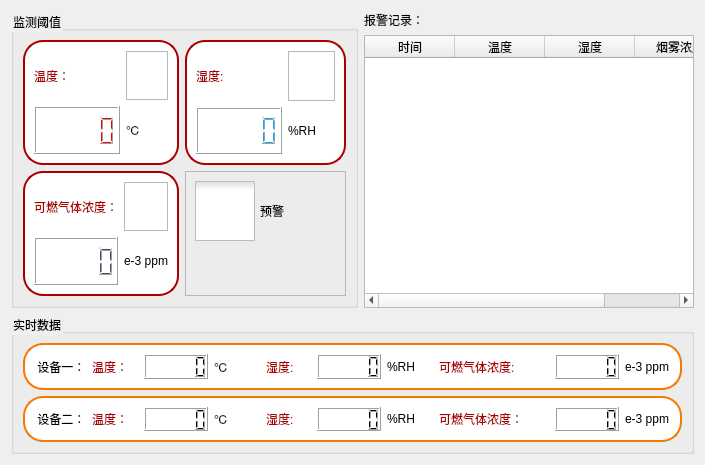
            <widget class="QWidget" name="page_12">
             <layout class="QGridLayout" name="gridLayout_6">
              <item row="0" column="1">
               <widget class="QLabel" name="label_16">
                <property name="sizePolicy">
                 <sizepolicy hsizetype="Preferred" vsizetype="Fixed">
                  <horstretch>0</horstretch>
                  <verstretch>0</verstretch>
                 </sizepolicy>
                </property>
                <property name="text">
                 <string>报警记录：</string>
                </property>
               </widget>
              </item>
              <item row="1" column="1">
               <widget class="QTableWidget" name="tableWidget_2">
                <property name="sizePolicy">
                 <sizepolicy hsizetype="Expanding" vsizetype="Preferred">
                  <horstretch>0</horstretch>
                  <verstretch>0</verstretch>
                 </sizepolicy>
                </property>
                <property name="minimumSize">
                 <size>
                  <width>330</width>
                  <height>0</height>
                 </size>
                </property>
                <attribute name="horizontalHeaderDefaultSectionSize">
                 <number>90</number>
                </attribute>
                <attribute name="horizontalHeaderStretchLastSection">
                 <bool>true</bool>
                </attribute>
                <attribute name="verticalHeaderDefaultSectionSize">
                 <number>25</number>
                </attribute>
                <column>
                 <property name="text">
                  <string>时间</string>
                 </property>
                </column>
                <column>
                 <property name="text">
                  <string>温度</string>
                 </property>
                </column>
                <column>
                 <property name="text">
                  <string>湿度</string>
                 </property>
                </column>
                <column>
                 <property name="text">
                  <string>烟雾浓度</string>
                 </property>
                </column>
               </widget>
              </item>
              <item row="3" column="0" colspan="2">
               <widget class="QGroupBox" name="groupBox">
                <property name="sizePolicy">
                 <sizepolicy hsizetype="Preferred" vsizetype="Preferred">
                  <horstretch>0</horstretch>
                  <verstretch>0</verstretch>
                 </sizepolicy>
                </property>
                <property name="minimumSize">
                 <size>
                  <width>648</width>
                  <height>140</height>
                 </size>
                </property>
                <property name="maximumSize">
                 <size>
                  <width>16777215</width>
                  <height>300</height>
                 </size>
                </property>
                <property name="styleSheet">
                 <string notr="true">font: 16pt &quot;等线&quot;;
color: rgb(0, 0, 0);</string>
                </property>
                <property name="title">
                 <string>实时数据</string>
                </property>
                <layout class="QGridLayout" name="gridLayout_3">
                 <item row="0" column="0">
                  <widget class="QFrame" name="frame_1">
                   <property name="styleSheet">
                    <string notr="true">QFrame#frame_1{
	background-color: rgb(255, 255, 255);
	border:2px solid rgb(245, 121, 0);
    border-radius:20px;
}

QLabel#label_2{	
	font: 12pt &quot;黑体&quot;;
	color: rgb(170, 0, 0);
}
QLabel#label_3{	
	font: 14pt &quot;黑体&quot;;
	color: rgb(0, 0, 0);
	
}
QLabel#label_4{	
	font: 12pt &quot;黑体&quot;;
color: rgb(170, 0, 0);
}
QLabel#label_5{	
	font: 12pt &quot;黑体&quot;;
color: rgb(170, 0, 0);
}
QLabel#label_6{	
	font: 16pt &quot;黑体&quot;;
color: rgb(0, 0, 0);
}
QLabel#label_7{	
	font: 16pt &quot;黑体&quot;;
color: rgb(0, 0, 0);
}
QLabel#label_8{	
	font: 16pt &quot;黑体&quot;;
color: rgb(0, 0, 0);
}</string>
                   </property>
                   <property name="frameShape">
                    <enum>QFrame::StyledPanel</enum>
                   </property>
                   <property name="frameShadow">
                    <enum>QFrame::Raised</enum>
                   </property>
                   <layout class="QHBoxLayout" name="horizontalLayout_5">
                    <item>
                     <widget class="QLabel" name="label_3">
                      <property name="styleSheet">
                       <string notr="true"/>
                      </property>
                      <property name="text">
                       <string> 设备一：</string>
                      </property>
                     </widget>
                    </item>
                    <item>
                     <widget class="QLabel" name="label_2">
                      <property name="text">
                       <string>温度：</string>
                      </property>
                     </widget>
                    </item>
                    <item>
                     <widget class="QLCDNumber" name="lcdNumber_1"/>
                    </item>
                    <item>
                     <widget class="QLabel" name="label_6">
                      <property name="text">
                       <string>℃</string>
                      </property>
                     </widget>
                    </item>
                    <item>
                     <widget class="QLabel" name="label_4">
                      <property name="text">
                       <string>湿度:</string>
                      </property>
                     </widget>
                    </item>
                    <item>
                     <widget class="QLCDNumber" name="lcdNumber_2"/>
                    </item>
                    <item>
                     <widget class="QLabel" name="label_7">
                      <property name="text">
                       <string>%RH</string>
                      </property>
                     </widget>
                    </item>
                    <item>
                     <widget class="QLabel" name="label_5">
                      <property name="minimumSize">
                       <size>
                        <width>110</width>
                        <height>0</height>
                       </size>
                      </property>
                      <property name="text">
                       <string>可燃气体浓度:</string>
                      </property>
                     </widget>
                    </item>
                    <item>
                     <widget class="QLCDNumber" name="lcdNumber_3"/>
                    </item>
                    <item>
                     <widget class="QLabel" name="label_8">
                      <property name="text">
                       <string>e-3 ppm</string>
                      </property>
                     </widget>
                    </item>
                   </layout>
                  </widget>
                 </item>
                 <item row="1" column="0">
                  <widget class="QFrame" name="frame_2">
                   <property name="styleSheet">
                    <string notr="true">QFrame#frame_2{
	
	background-color: rgb(255, 255, 255);
    border:2px solid rgb(245, 121, 0);
    border-radius:20px;
}

QLabel#label_10{	
	font: 12pt &quot;黑体&quot;;
color: rgb(170, 0, 0)
}
QLabel#label_9{	
	font: 14pt &quot;黑体&quot;;
color: rgb(0, 0, 0);
}
QLabel#label_12{	
	font: 12pt &quot;黑体&quot;;
color: rgb(170, 0, 0)
}
QLabel#label_14{	
	font: 12pt &quot;黑体&quot;;
color: rgb(170, 0, 0)
}
QLabel#label_11{	
	font: 16pt &quot;黑体&quot;;
color: rgb(0, 0, 0);
}
QLabel#label_13{	
	font: 16pt &quot;黑体&quot;;
color: rgb(0, 0, 0);
}
QLabel#label_15{	
	font: 16pt &quot;黑体&quot;;
color: rgb(0, 0, 0);
}</string>
                   </property>
                   <property name="frameShape">
                    <enum>QFrame::StyledPanel</enum>
                   </property>
                   <property name="frameShadow">
                    <enum>QFrame::Raised</enum>
                   </property>
                   <layout class="QHBoxLayout" name="horizontalLayout_6">
                    <item>
                     <widget class="QLabel" name="label_9">
                      <property name="styleSheet">
                       <string notr="true"/>
                      </property>
                      <property name="text">
                       <string> 设备二：</string>
                      </property>
                     </widget>
                    </item>
                    <item>
                     <widget class="QLabel" name="label_10">
                      <property name="text">
                       <string>温度：</string>
                      </property>
                     </widget>
                    </item>
                    <item>
                     <widget class="QLCDNumber" name="lcdNumber_4"/>
                    </item>
                    <item>
                     <widget class="QLabel" name="label_11">
                      <property name="text">
                       <string>℃</string>
                      </property>
                     </widget>
                    </item>
                    <item>
                     <widget class="QLabel" name="label_12">
                      <property name="text">
                       <string>湿度:</string>
                      </property>
                     </widget>
                    </item>
                    <item>
                     <widget class="QLCDNumber" name="lcdNumber_5"/>
                    </item>
                    <item>
                     <widget class="QLabel" name="label_13">
                      <property name="text">
                       <string>%RH</string>
                      </property>
                     </widget>
                    </item>
                    <item>
                     <widget class="QLabel" name="label_14">
                      <property name="minimumSize">
                       <size>
                        <width>110</width>
                        <height>0</height>
                       </size>
                      </property>
                      <property name="text">
                       <string>可燃气体浓度：</string>
                      </property>
                     </widget>
                    </item>
                    <item>
                     <widget class="QLCDNumber" name="lcdNumber_6"/>
                    </item>
                    <item>
                     <widget class="QLabel" name="label_15">
                      <property name="text">
                       <string>e-3 ppm</string>
                      </property>
                     </widget>
                    </item>
                   </layout>
                  </widget>
                 </item>
                </layout>
               </widget>
              </item>
              <item row="0" column="0" rowspan="2">
               <widget class="QGroupBox" name="groupBox_2">
                <property name="sizePolicy">
                 <sizepolicy hsizetype="Preferred" vsizetype="Preferred">
                  <horstretch>0</horstretch>
                  <verstretch>0</verstretch>
                 </sizepolicy>
                </property>
                <property name="minimumSize">
                 <size>
                  <width>310</width>
                  <height>250</height>
                 </size>
                </property>
                <property name="maximumSize">
                 <size>
                  <width>9999</width>
                  <height>600</height>
                 </size>
                </property>
                <property name="styleSheet">
                 <string notr="true">QGroupBox{
font: 16pt &quot;等线&quot;;
color: rgb(0, 0, 0);
}
QLabel#label_23{	
	font: 14pt &quot;黑体&quot;;
	color: rgb(170, 0, 0);
}
QLabel#label_24{	
	font: 14pt &quot;黑体&quot;;
	color: rgb(170, 0, 0);
}
QLabel#label_25{	
	font: 14pt &quot;黑体&quot;;
	color: rgb(170, 0, 0);
}
QLabel#label_26{	
	font: 18pt &quot;黑体&quot;;	
color: rgb(0, 0, 0);
}
QLabel#label_27{	
	font: 18pt &quot;黑体&quot;;	
color: rgb(0, 0, 0);
}
QLabel#label_28{	
	font: 18pt &quot;黑体&quot;;	
color: rgb(0, 0, 0);
}
QLCDNumber#lcdNumber_tem{
	color: rgb(235, 0, 0);
}
QLCDNumber#lcdNumber_hum{
	color: rgb(0, 170, 255);
}
QLCDNumber#lcdNumber_smo{
	color: rgb(72, 72, 108);
}</string>
                </property>
                <property name="title">
                 <string>监测阈值</string>
                </property>
                <layout class="QGridLayout" name="gridLayout_5">
                 <item row="0" column="1">
                  <widget class="QFrame" name="frame_4">
                   <property name="sizePolicy">
                    <sizepolicy hsizetype="Expanding" vsizetype="Expanding">
                     <horstretch>0</horstretch>
                     <verstretch>0</verstretch>
                    </sizepolicy>
                   </property>
                   <property name="maximumSize">
                    <size>
                     <width>9999</width>
                     <height>250</height>
                    </size>
                   </property>
                   <property name="baseSize">
                    <size>
                     <width>141</width>
                     <height>100</height>
                    </size>
                   </property>
                   <property name="styleSheet">
                    <string notr="true">QFrame#frame_4{
	background-color: rgb(255, 255, 255);
	border:2px solid rgb(170, 0, 0);
    border-radius:20px;
}</string>
                   </property>
                   <property name="frameShape">
                    <enum>QFrame::StyledPanel</enum>
                   </property>
                   <property name="frameShadow">
                    <enum>QFrame::Raised</enum>
                   </property>
                   <layout class="QGridLayout" name="gridLayout_8">
                    <item row="1" column="0">
                     <widget class="QLCDNumber" name="lcdNumber_hum">
                      <property name="minimumSize">
                       <size>
                        <width>86</width>
                        <height>0</height>
                       </size>
                      </property>
                     </widget>
                    </item>
                    <item row="1" column="1">
                     <widget class="QLabel" name="label_27">
                      <property name="text">
                       <string>%RH</string>
                      </property>
                     </widget>
                    </item>
                    <item row="0" column="0">
                     <widget class="QLabel" name="label_24">
                      <property name="minimumSize">
                       <size>
                        <width>75</width>
                        <height>0</height>
                       </size>
                      </property>
                      <property name="text">
                       <string>湿度:</string>
                      </property>
                     </widget>
                    </item>
                    <item row="0" column="1">
                     <widget class="QFrame" name="frame_7">
                      <property name="minimumSize">
                       <size>
                        <width>0</width>
                        <height>50</height>
                       </size>
                      </property>
                      <property name="styleSheet">
                       <string notr="true">border-image: url(:/image/hum.png);</string>
                      </property>
                      <property name="frameShape">
                       <enum>QFrame::StyledPanel</enum>
                      </property>
                      <property name="frameShadow">
                       <enum>QFrame::Raised</enum>
                      </property>
                     </widget>
                    </item>
                   </layout>
                  </widget>
                 </item>
                 <item row="0" column="0">
                  <widget class="QFrame" name="frame">
                   <property name="sizePolicy">
                    <sizepolicy hsizetype="Expanding" vsizetype="Expanding">
                     <horstretch>0</horstretch>
                     <verstretch>0</verstretch>
                    </sizepolicy>
                   </property>
                   <property name="minimumSize">
                    <size>
                     <width>0</width>
                     <height>125</height>
                    </size>
                   </property>
                   <property name="maximumSize">
                    <size>
                     <width>9999</width>
                     <height>250</height>
                    </size>
                   </property>
                   <property name="styleSheet">
                    <string notr="true">QFrame#frame{
	background-color: rgb(255, 255, 255);
	border:2px solid rgb(170, 0, 0);
    border-radius:20px;
}</string>
                   </property>
                   <property name="frameShape">
                    <enum>QFrame::StyledPanel</enum>
                   </property>
                   <property name="frameShadow">
                    <enum>QFrame::Raised</enum>
                   </property>
                   <layout class="QGridLayout" name="gridLayout_13">
                    <item row="0" column="0">
                     <widget class="QLabel" name="label_23">
                      <property name="text">
                       <string>温度：</string>
                      </property>
                     </widget>
                    </item>
                    <item row="0" column="1">
                     <widget class="QFrame" name="frame_6">
                      <property name="minimumSize">
                       <size>
                        <width>0</width>
                        <height>0</height>
                       </size>
                      </property>
                      <property name="styleSheet">
                       <string notr="true">border-image: url(:/image/temp.png);</string>
                      </property>
                      <property name="frameShape">
                       <enum>QFrame::StyledPanel</enum>
                      </property>
                      <property name="frameShadow">
                       <enum>QFrame::Raised</enum>
                      </property>
                     </widget>
                    </item>
                    <item row="1" column="0">
                     <widget class="QLCDNumber" name="lcdNumber_tem">
                      <property name="minimumSize">
                       <size>
                        <width>86</width>
                        <height>0</height>
                       </size>
                      </property>
                      <property name="styleSheet">
                       <string notr="true"/>
                      </property>
                     </widget>
                    </item>
                    <item row="1" column="1">
                     <widget class="QLabel" name="label_26">
                      <property name="text">
                       <string>℃</string>
                      </property>
                     </widget>
                    </item>
                   </layout>
                  </widget>
                 </item>
                 <item row="1" column="0">
                  <widget class="QFrame" name="frame_5">
                   <property name="sizePolicy">
                    <sizepolicy hsizetype="Expanding" vsizetype="Expanding">
                     <horstretch>0</horstretch>
                     <verstretch>0</verstretch>
                    </sizepolicy>
                   </property>
                   <property name="minimumSize">
                    <size>
                     <width>141</width>
                     <height>125</height>
                    </size>
                   </property>
                   <property name="maximumSize">
                    <size>
                     <width>16777215</width>
                     <height>250</height>
                    </size>
                   </property>
                   <property name="styleSheet">
                    <string notr="true">QFrame#frame_5{
	background-color: rgb(255, 255, 255);
	border:2px solid rgb(170, 0, 0);
    border-radius:20px;
}</string>
                   </property>
                   <property name="frameShape">
                    <enum>QFrame::StyledPanel</enum>
                   </property>
                   <property name="frameShadow">
                    <enum>QFrame::Raised</enum>
                   </property>
                   <layout class="QGridLayout" name="gridLayout_9">
                    <item row="0" column="0">
                     <widget class="QLabel" name="label_25">
                      <property name="minimumSize">
                       <size>
                        <width>0</width>
                        <height>0</height>
                       </size>
                      </property>
                      <property name="text">
                       <string>可燃气体浓度：</string>
                      </property>
                     </widget>
                    </item>
                    <item row="0" column="1">
                     <widget class="QFrame" name="frame_8">
                      <property name="styleSheet">
                       <string notr="true">border-image: url(:/image/smoke.png);</string>
                      </property>
                      <property name="frameShape">
                       <enum>QFrame::StyledPanel</enum>
                      </property>
                      <property name="frameShadow">
                       <enum>QFrame::Raised</enum>
                      </property>
                     </widget>
                    </item>
                    <item row="1" column="0">
                     <widget class="QLCDNumber" name="lcdNumber_smo"/>
                    </item>
                    <item row="1" column="1">
                     <widget class="QLabel" name="label_28">
                      <property name="text">
                       <string>e-3 ppm</string>
                      </property>
                     </widget>
                    </item>
                   </layout>
                  </widget>
                 </item>
                 <item row="1" column="1">
                  <widget class="QFrame" name="frame_11">
                   <property name="frameShape">
                    <enum>QFrame::StyledPanel</enum>
                   </property>
                   <property name="frameShadow">
                    <enum>QFrame::Raised</enum>
                   </property>
                   <layout class="QGridLayout" name="gridLayout_19">
                    <item row="0" column="0">
                     <widget class="QCheckBox" name="checkBox">
                      <property name="sizePolicy">
                       <sizepolicy hsizetype="Expanding" vsizetype="Preferred">
                        <horstretch>0</horstretch>
                        <verstretch>0</verstretch>
                       </sizepolicy>
                      </property>
                      <property name="minimumSize">
                       <size>
                        <width>141</width>
                        <height>0</height>
                       </size>
                      </property>
                      <property name="styleSheet">
                       <string notr="true">/*RadioButton样式设置*/

QRadioButton::indicator { 

	width: 20px;

	height: 20px;

}

/*单选框未选中样式*/

QRadioButton::indicator::unchecked {
	image: url(:/image/radiobutton-unchecked-md.png);
}

/*单选框选中样式*/

QRadioButton::indicator::checked { 
	image: url(:/image/radiobutton-checked-md.png);
}

/*RadioButton和checkbox字体和间距设置*/

QRadioButton ,QCheckBox{
	spacing: 5px;
	color: rgb(0, 0, 0);
	font: 18pt &quot;黑体&quot;;

}

/*checkbox样式设置*/

QCheckBox::indicator { 
	width: 60px;
	height: 60px;
}

/*未选中*/

QCheckBox::indicator::unchecked {	
	image: url(:/image/checkbox_unchecked.png);
}

/*选中*/

QCheckBox::indicator::checked { 
	image: url(:/image/checkbox_checked.png);
}</string>
                      </property>
                      <property name="text">
                       <string>预警</string>
                      </property>
                     </widget>
                    </item>
                    <item row="1" column="0">
                     <spacer name="verticalSpacer_3">
                      <property name="orientation">
                       <enum>Qt::Vertical</enum>
                      </property>
                      <property name="sizeHint" stdset="0">
                       <size>
                        <width>20</width>
                        <height>40</height>
                       </size>
                      </property>
                     </spacer>
                    </item>
                   </layout>
                  </widget>
                 </item>
                </layout>
               </widget>
              </item>
             </layout>
            </widget>
